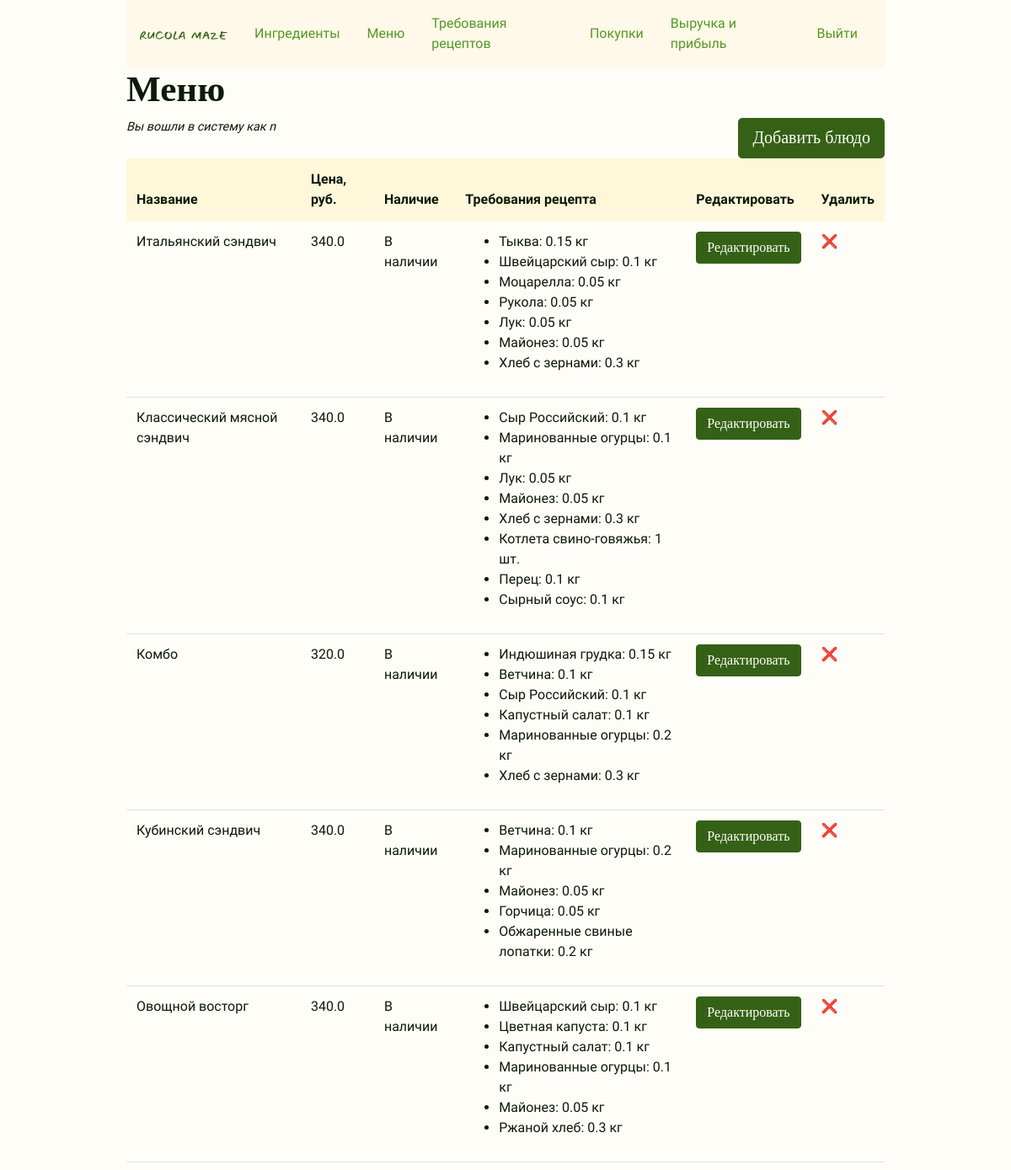
Page /menu_items/ (signed in, upper part) on the earlier database version.
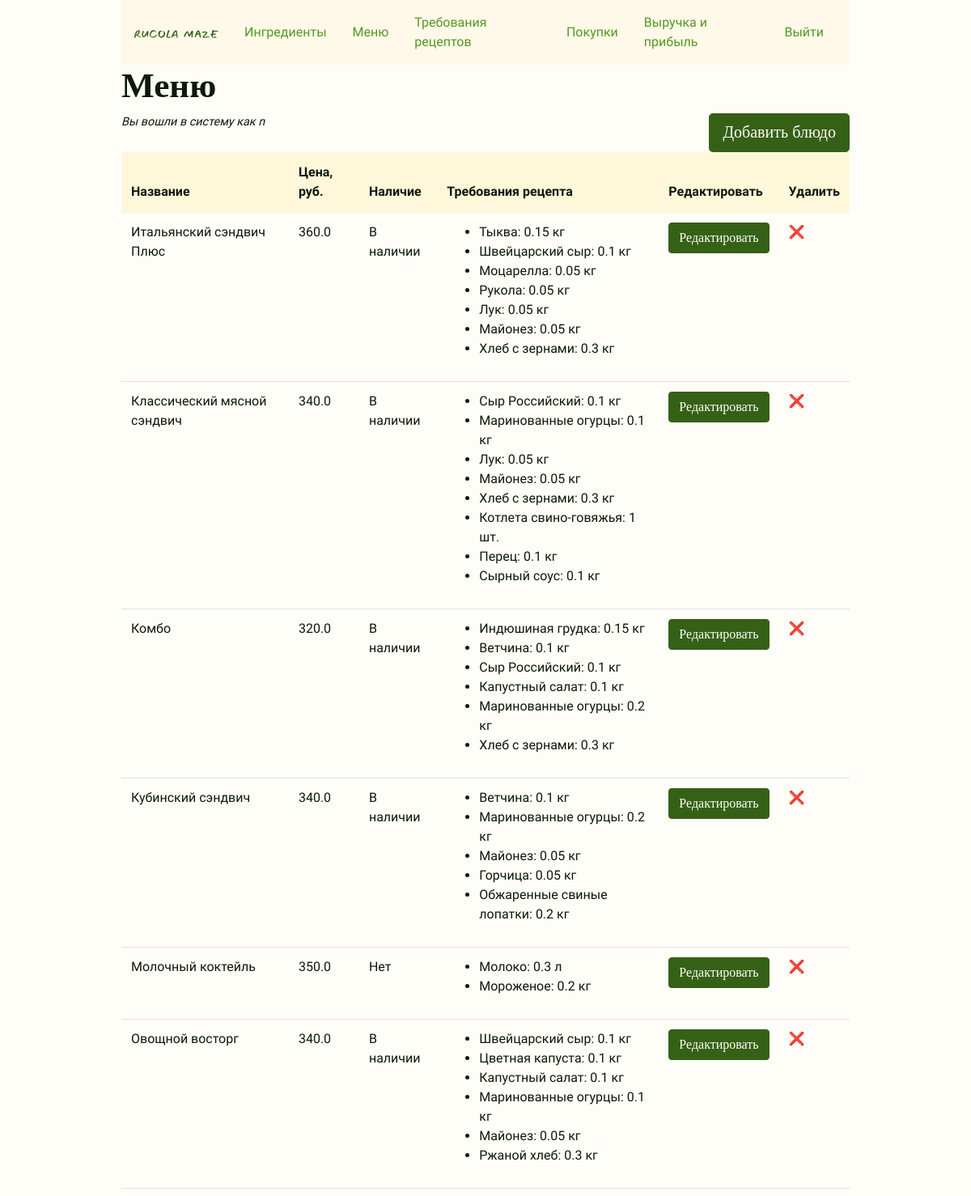
Same page on the later database version.
### rucola_maze/models.py (models this page shows, shortened)
class MenuItem(db.Model):
    id = mapped_column(db.Integer, primary_key=True)
    title = mapped_column(db.String(128), unique=True, index=True)
    price_dollars = mapped_column(db.Integer)
    price_cents = mapped_column(db.Integer, default=0)
    in_recipe_requirements = db.relationship(
        "RecipeRequirement",
        backref="menu_item",
        lazy="dynamic",
        cascade="all, delete, delete-orphan",
    )
    purchases = db.relationship(
        "Purchase",
        backref="menu_item",
        lazy="dynamic",
        cascade="all, delete, delete-orphan",
    )
    def is_available(self):
        if self.in_recipe_requirements.all():
            rr_availability_list = [
                rr.in_stock() for rr in self.in_recipe_requirements.all()
            ]
            return all(rr_availability_list)
        return False

class RecipeRequirement(db.Model):
    id = mapped_column(db.Integer, primary_key=True)
    ingredient_id = mapped_column(db.Integer, db.ForeignKey("ingredient.id"))
    menu_item_id = mapped_column(db.Integer, db.ForeignKey("menu_item.id"))
    quantity_required = mapped_column(
        db.Numeric(precision=2, asdecimal=False, decimal_return_scale=None)
    )
    def __str__(self):
        return f"{self.ingredient}: {self.quantity_required} {self.ingredient.unit}"
    def in_stock(self):
        ingredient = Ingredient.query.get(self.ingredient_id)  # the ing object
        return self.quantity_required <= ingredient.quantity_available

class Ingredient(db.Model):
    id = mapped_column(db.Integer, primary_key=True)
    name = mapped_column(db.String(96), unique=True, index=True)
    quantity_available = mapped_column(
        db.Numeric(precision=2, asdecimal=False, decimal_return_scale=None), default=0
    )
    unit = mapped_column(db.String(16))
    unit_price_dollars = mapped_column(db.Integer, default=0)
    unit_price_cents = mapped_column(db.Integer, default=0)
    in_recipe_requirements = db.relationship(
        "RecipeRequirement",
        backref="ingredient",
        lazy="dynamic",
        cascade="all, delete, delete-orphan",
    )
    def __str__(self):
        return self.name

### rucola_maze/inventory.py (the view)
@bp.route("/menu_items/")
@login_required
def menu_items():
    menu_items = MenuItem.query.order_by(MenuItem.title)
    available_menu_items = [m for m in MenuItem.query.all() if m.is_available()]
    return render_template(
        "inventory/menu_items.html",
        menu_items=menu_items,
        available_menu_items=available_menu_items,
    )

### rucola_maze/models.py (called while the page is built)
@login_manager.user_loader
def load_user(user_id):
    return User.query.get(int(user_id))

### rucola_maze/templates/inventory/menu_items.html (shortened to what this page needs)
{% extends 'base.html' %}
{% block content %}
<div class="h1">
    <h1>Меню</h1>
</div>
<div><a class="btn btn-primary btn-lg right" href="{{ url_for('inventory.menu_item_new') }}" role="button">Добавить
        блюдо</a>
</div>
<p class="small-text">Вы вошли в систему как {{ current_user.username }}</p>
<table class="table">
    <thead class="thead-light">
        <tr>
            <th>Название</th>
            <th>Цена, руб.</th>
            <th>Наличие</th>
            <th>Требования рецепта</th>
            <th>Редактировать</th>
            <th>Удалить</th>
        </tr>
    </thead>
    {% for menu_item in menu_items %}
    <tr>
        <td>{{ menu_item.title }}</td>
        <td>{{ menu_item.price_dollars }}.{{ menu_item.price_cents }}</td>
        {% if menu_item in available_menu_items %}
        <td>В наличии</td>
        {% else %}
        <td>Нет</td>
        {% endif %}
        <td>
            <ul>
                {% for recipe_requirement in menu_item.in_recipe_requirements.all() %}
                <li>{{ recipe_requirement }}</li>
                {% endfor %}
            </ul>
        </td>
        <td><a href="{{ url_for('inventory.menu_item_edit', menu_item_id=menu_item.id) }}"><button
                    class="btn btn-primary">Редактировать</button></a>
        </td>
        <td><a href="{{ url_for('inventory.menu_item_delete', menu_item_id=menu_item.id) }}">❌</td>
    </tr>
    {% endfor %}
</table>
{% endblock %}

Differences in the rows shown:
changed MenuItem: title "Итальянский сэндвич" → "Итальянский сэндвич Плюс"; price_dollars "340" → "360"
added MenuItem: title "Молочный коктейль", price_dollars "350", price_cents "0", shows "Нет"
added RecipeRequirement: quantity_required.unit "Молоко: 0.3 л", shown under "Молочный коктейль"
added RecipeRequirement: quantity_required.unit "Мороженое: 0.2 кг", shown under "Молочный коктейль"
